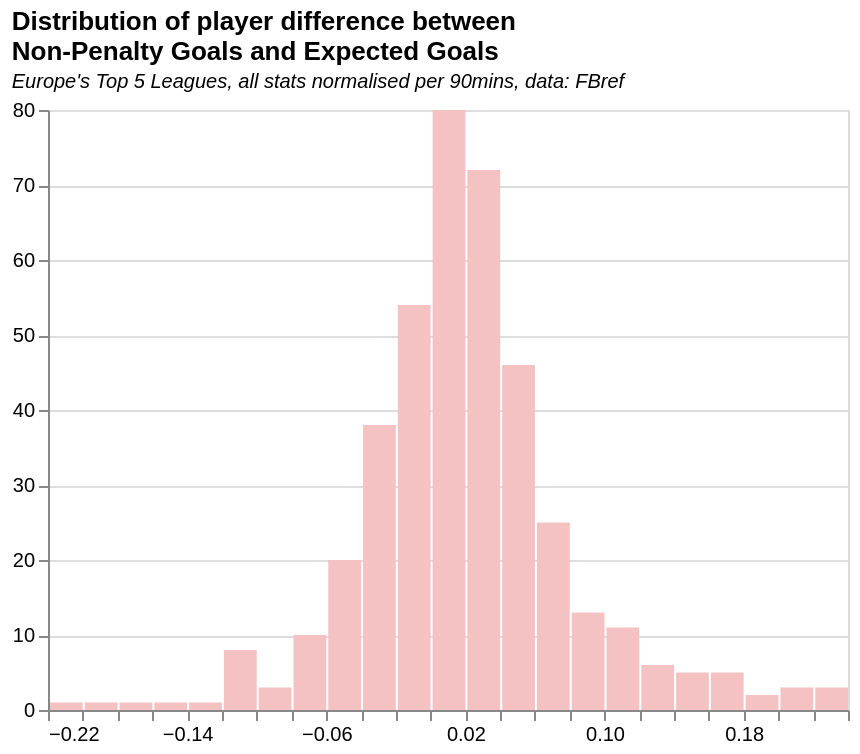

Specify this chart in Vega-Lite:
### Vega-Lite specification from a JSON file in a GitHub repository (floating-point values rounded to 4 significant figures; data arrays with more than 128 entries replaced by an {"elided": "..."} marker saying what was removed)
{"$schema": "https://vega.github.io/schema/vega-lite/v5.json", "data": {"values": {"elided": "409 records"}}, "title": {"text": ["Distribution of player difference between", "Non-Penalty Goals and Expected Goals"], "subtitle": ["Europe's Top 5 Leagues, all stats normalised per 90mins, data: FBref"], "subtitleFontStyle": "italic", "subtitleFontSize": 10, "anchor": "start", "color": "black"}, "mark": {"type": "bar", "color": "#f4c2c2"}, "width": 400, "height": 300, "encoding": {"x": {"bin": {"maxbins": 40}, "field": "G-xG", "title": null, "axis": {"format": ".2f"}}, "y": {"aggregate": "count", "title": null}, "tooltip": [{"field": "bin_maxbins_40_G-xG", "type": "quantitative", "title": "Bin Min"}, {"field": "bin_maxbins_40_G-xG_end", "type": "quantitative", "title": "Bin Max"}, {"field": "__count", "type": "quantitative", "title": "Count"}]}}
